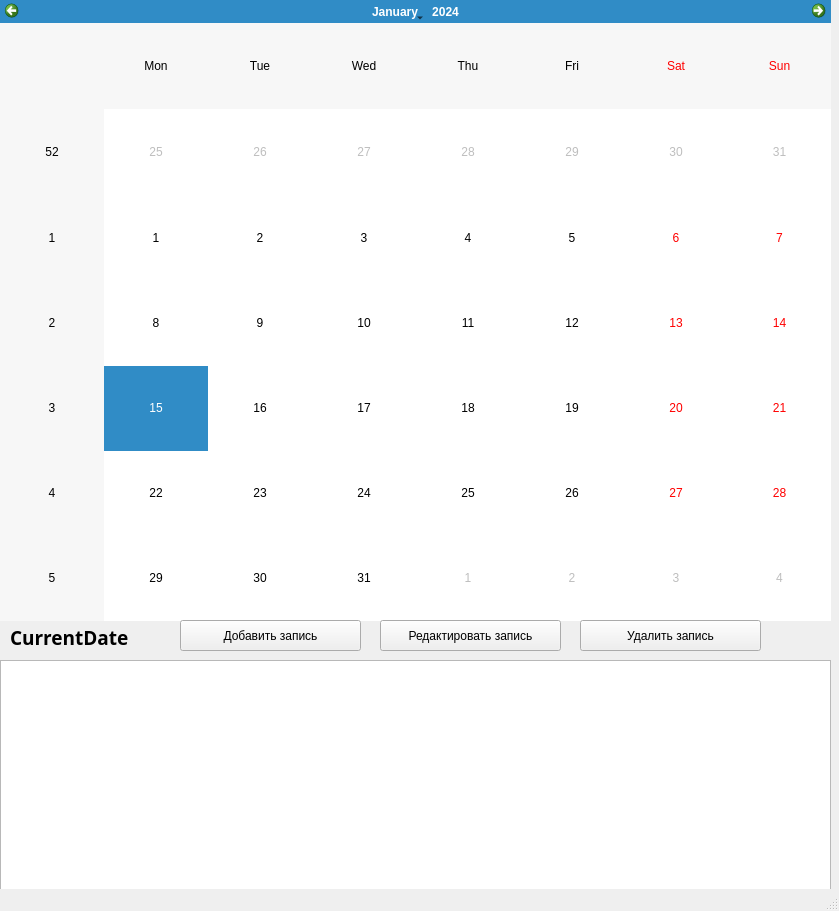
<?xml version="1.0" encoding="UTF-8"?>
<ui version="4.0">
 <class>MainWindow</class>
 <widget class="QMainWindow" name="MainWindow">
  <property name="geometry">
   <rect>
    <x>0</x>
    <y>0</y>
    <width>839</width>
    <height>911</height>
   </rect>
  </property>
  <property name="windowTitle">
   <string>THE BEST PROJECT OF ALL TIMES AND PEOPLES</string>
  </property>
  <widget class="QWidget" name="centralwidget">
   <widget class="QCalendarWidget" name="mainCalendar">
    <property name="geometry">
     <rect>
      <x>0</x>
      <y>0</y>
      <width>831</width>
      <height>621</height>
     </rect>
    </property>
   </widget>
   <widget class="QWidget" name="dateData" native="true">
    <property name="geometry">
     <rect>
      <x>0</x>
      <y>620</y>
      <width>831</width>
      <height>271</height>
     </rect>
    </property>
    <widget class="QPushButton" name="editButton">
     <property name="geometry">
      <rect>
       <x>380</x>
       <y>0</y>
       <width>181</width>
       <height>31</height>
      </rect>
     </property>
     <property name="text">
      <string>Редактировать запись</string>
     </property>
    </widget>
    <widget class="QPushButton" name="delButton">
     <property name="geometry">
      <rect>
       <x>580</x>
       <y>0</y>
       <width>181</width>
       <height>31</height>
      </rect>
     </property>
     <property name="text">
      <string>Удалить запись</string>
     </property>
    </widget>
    <widget class="QTableWidget" name="entryTable">
     <property name="geometry">
      <rect>
       <x>0</x>
       <y>40</y>
       <width>831</width>
       <height>231</height>
      </rect>
     </property>
    </widget>
   </widget>
   <widget class="QWidget" name="widget" native="true">
    <property name="geometry">
     <rect>
      <x>0</x>
      <y>620</y>
      <width>381</width>
      <height>41</height>
     </rect>
    </property>
    <widget class="QPushButton" name="addButton">
     <property name="geometry">
      <rect>
       <x>180</x>
       <y>0</y>
       <width>181</width>
       <height>31</height>
      </rect>
     </property>
     <property name="text">
      <string>Добавить запись</string>
     </property>
    </widget>
    <widget class="QLabel" name="curDate">
     <property name="geometry">
      <rect>
       <x>10</x>
       <y>7</y>
       <width>141</width>
       <height>21</height>
      </rect>
     </property>
     <property name="font">
      <font>
       <family>Script MT Bold</family>
       <pointsize>14</pointsize>
       <weight>75</weight>
       <bold>true</bold>
      </font>
     </property>
     <property name="text">
      <string>CurrentDate</string>
     </property>
    </widget>
   </widget>
  </widget>
  <widget class="QStatusBar" name="statusbar"/>
 </widget>
 <resources/>
 <connections/>
</ui>
